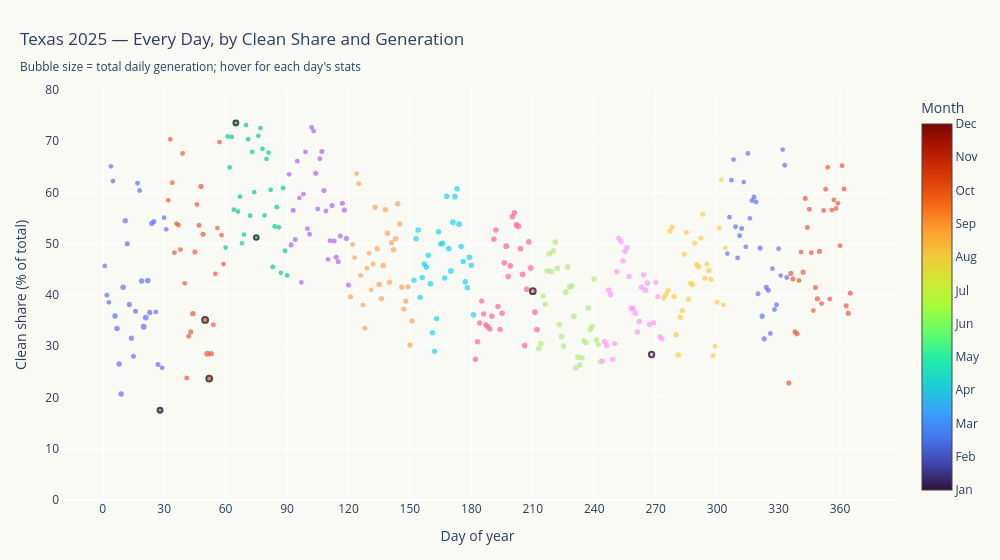

Notebook source saved alongside this figure:
### Markdown cell above
## 5. Interactive event browser — every day of 2025 as a point

Each day plotted by clean-share (y) vs day-of-year (x), sized by total generation, colored by month, hover to read the intensity.

### Code cell
daily_plot = daily.copy()
daily_plot['clean_share'] = (daily_plot[['nuclear','hydro','wind','solar']].sum(axis=1)
                             / daily_plot['total_gen']) * 100
daily_plot['doy'] = daily_plot.index.dayofyear
daily_plot['month'] = daily_plot.index.month
daily_plot['month_name'] = daily_plot.index.strftime('%b')

# Mark event days
event_dates = {pd.Timestamp(e['date']) for e in events if pd.Timestamp(e['date']).year == 2025}
daily_plot['is_event'] = daily_plot.index.isin(event_dates)

fig = go.Figure()

for month in range(1, 13):
    sub = daily_plot[daily_plot['month'] == month]
    fig.add_trace(go.Scatter(
        x=sub['doy'], y=sub['clean_share'],
        mode='markers',
        marker=dict(
            size=sub['total_gen'] / 1e5,
            sizemode='area',
            color=month, cmin=1, cmax=12, colorscale='Turbo',
            line=dict(width=sub['is_event'].map({True: 2, False: 0}),
                      color='#000'),
            showscale=(month == 1),
            colorbar=dict(title='Month', tickvals=list(range(1, 13)),
                          ticktext=['Jan','Feb','Mar','Apr','May','Jun',
                                    'Jul','Aug','Sep','Oct','Nov','Dec']) if month == 1 else None,
        ),
        name=['Jan','Feb','Mar','Apr','May','Jun','Jul','Aug','Sep','Oct','Nov','Dec'][month-1],
        text=[idx.strftime('%b %d, %a') for idx in sub.index],
        customdata=np.stack([
            sub['total_gen'].values / 1e3,
            sub['intensity'].values,
            sub['clean_share'].values,
        ], axis=-1),
        hovertemplate=(
            '<b>%{text}</b><br>' +
            'Clean share: %{customdata[2]:.1f}%<br>' +
            'Total gen:   %{customdata[0]:,.0f} GWh<br>' +
            'Intensity:   %{customdata[1]:.3f} tCO2/MWh<extra></extra>'
        ),
        showlegend=False,
    ))

fig.update_layout(
    title={
        'text': 'Texas 2025 — Every Day, by Clean Share and Generation<br>' +
                '<sub>Bubble size = total daily generation; hover for each day\'s stats</sub>',
        'x': 0.02, 'xanchor': 'left',
    },
    xaxis=dict(title='Day of year', dtick=30),
    yaxis=dict(title='Clean share (% of total)', range=[0, max(80, daily_plot['clean_share'].max()+5)]),
    plot_bgcolor='#FAFAF5', paper_bgcolor='#FAFAF5',
    height=560, width=1000,
    margin=dict(l=60, r=30, t=90, b=60),
)

fig.write_html(WEB / 'events.html', include_plotlyjs='cdn', full_html=True)
print(f'Saved {WEB / "events.html"}')
fig.show()

### Figure 1 — Plotly figure (JSON) as saved in the notebook; plotly's stock layout.template omitted (floating-point values rounded to 4 significant figures)
{"data": [{"customdata": [[1103.0, 0.294, 45.67], [1163.0, 0.3358, 39.97], [1122.0, 0.3479, 38.58], [1078.0, 0.202, 65.11], [1144.0, 0.2108, 62.24], [1467.0, 0.3447, 35.91], [1479.0, 0.3597, 33.48], [1500.0, 0.3955, 26.53], [1520.0, 0.4241, 20.68], [1536.0, 0.3205, 41.5], [1404.0, 0.2692, 54.5], [1264.0, 0.3021, 49.99], [1303.0, 0.3517, 38.16], [1336.0, 0.3797, 31.57], [1262.0, 0.395, 28.07], [1248.0, 0.3593, 36.82], [1226.0, 0.2418, 61.81], [1190.0, 0.2269, 60.4], [1498.0, 0.3127, 42.71], [1697.0, 0.36, 33.8], [1673.0, 0.347, 35.59], [1564.0, 0.3004, 42.84], [1421.0, 0.3343, 36.58], [1397.0, 0.2577, 53.96], [1282.0, 0.2676, 54.36], [1175.0, 0.3427, 36.7], [1270.0, 0.386, 26.45], [1212.0, 0.4333, 17.5], [1156.0, 0.3964, 25.8], [1124.0, 0.2524, 55.08], [1132.0, 0.2626, 52.81]], "hovertemplate": "<b>%{text}</b><br>Clean share: %{customdata[2]:.1f}%<br>Total gen:   %{customdata[0]:,.0f} GWh<br>Intensity:   %{customdata[1]:.3f} tCO2/MWh<extra></extra>", "marker": {"cmax": 12, "cmin": 1, "color": 1, "colorbar": {"ticktext": ["Jan", "Feb", "Mar", "Apr", "May", "Jun", "Jul", "Aug", "Sep", "Oct", "Nov", "Dec"], "tickvals": [1, 2, 3, 4, 5, 6, 7, 8, 9, 10, 11, 12], "title": {"text": "Month"}}, "colorscale": [[0, "#30123b"], [0.07143, "#4145ab"], [0.1429, "#4675ed"], [0.2143, "#39a2fc"], [0.2857, "#1bcfd4"], [0.3571, "#24eca6"], [0.4286, "#61fc6c"], [0.5, "#a4fc3b"], [0.5714, "#d1e834"], [0.6429, "#f3c63a"], [0.7143, "#fe9b2d"], [0.7857, "#f36315"], [0.8571, "#d93806"], [0.9286, "#b11901"], [1, "#7a0402"]], "line": {"color": "#000", "width": [0, 0, 0, 0, 0, 0, 0, 0, 0, 0, 0, 0, 0, 0, 0, 0, 0, 0, 0, 0, 0, 0, 0, 0, 0, 0, 0, 2, 0, 0, 0]}, "showscale": true, "size": [11.03, 11.63, 11.22, 10.78, 11.44, 14.67, 14.79, 15.0, 15.2, 15.36, 14.04, 12.64, 13.03, 13.36, 12.62, 12.48, 12.26, 11.9, 14.98, 16.97, 16.73, 15.64, 14.21, 13.97, 12.82, 11.75, 12.7, 12.12, 11.56, 11.24, 11.32], "sizemode": "area"}, "mode": "markers", "name": "Jan", "showlegend": false, "text": ["Jan 01, Wed", "Jan 02, Thu", "Jan 03, Fri", "Jan 04, Sat", "Jan 05, Sun", "Jan 06, Mon", "Jan 07, Tue", "Jan 08, Wed", "Jan 09, Thu", "Jan 10, Fri", "Jan 11, Sat", "Jan 12, Sun", "Jan 13, Mon", "Jan 14, Tue", "Jan 15, Wed", "Jan 16, Thu", "Jan 17, Fri", "Jan 18, Sat", "Jan 19, Sun", "Jan 20, Mon", "Jan 21, Tue", "Jan 22, Wed", "Jan 23, Thu", "Jan 24, Fri", "Jan 25, Sat", "Jan 26, Sun", "Jan 27, Mon", "Jan 28, Tue", "Jan 29, Wed", "Jan 30, Thu", "Jan 31, Fri"], "type": "scatter", "x": [1, 2, 3, 4, 5, 6, 7, 8, 9, 10, 11, 12, 13, 14, 15, 16, 17, 18, 19, 20, 21, 22, 23, 24, 25, 26, 27, 28, 29, 30, 31], "y": [45.67, 39.97, 38.58, 65.11, 62.24, 35.91, 33.48, 26.53, 20.68, 41.5, 54.5, 49.99, 38.16, 31.57, 28.07, 36.82, 61.81, 60.4, 42.71, 33.8, 35.59, 42.84, 36.58, 53.96, 54.36, 36.7, 26.45, 17.5, 25.8, 55.08, 52.81]}, {"customdata": [[1120.0, 0.2267, 58.47], [1084.0, 0.1754, 70.38], [1129.0, 0.2166, 61.92], [1138.0, 0.2938, 48.29], [1156.0, 0.2644, 53.94], [1158.0, 0.2505, 53.64], [1167.0, 0.2709, 48.85], [1166.0, 0.1834, 67.62], [1135.0, 0.3045, 42.28], [1205.0, 0.4015, 23.8], [1238.0, 0.361, 31.96], [1267.0, 0.3506, 32.83], [1407.0, 0.3317, 36.35], [1319.0, 0.2801, 48.38], [1154.0, 0.2559, 57.66], [1251.0, 0.2617, 53.61], [1301.0, 0.2201, 61.19], [1292.0, 0.2747, 51.87], [1750.0, 0.3524, 35.14], [1725.0, 0.3827, 28.55], [1644.0, 0.4006, 23.69], [1459.0, 0.3715, 28.54], [1231.0, 0.3424, 34.17], [1182.0, 0.2957, 44.13], [1123.0, 0.2496, 53.06], [1119.0, 0.1771, 69.84], [1093.0, 0.2645, 51.67], [1115.0, 0.2954, 46.04]], "hovertemplate": "<b>%{text}</b><br>Clean share: %{customdata[2]:.1f}%<br>Total gen:   %{customdata[0]:,.0f} GWh<br>Intensity:   %{customdata[1]:.3f} tCO2/MWh<extra></extra>", "marker": {"cmax": 12, "cmin": 1, "color": 2, "colorscale": [[0, "#30123b"], [0.07143, "#4145ab"], [0.1429, "#4675ed"], [0.2143, "#39a2fc"], [0.2857, "#1bcfd4"], [0.3571, "#24eca6"], [0.4286, "#61fc6c"], [0.5, "#a4fc3b"], [0.5714, "#d1e834"], [0.6429, "#f3c63a"], [0.7143, "#fe9b2d"], [0.7857, "#f36315"], [0.8571, "#d93806"], [0.9286, "#b11901"], [1, "#7a0402"]], "line": {"color": "#000", "width": [0, 0, 0, 0, 0, 0, 0, 0, 0, 0, 0, 0, 0, 0, 0, 0, 0, 0, 2, 0, 2, 0, 0, 0, 0, 0, 0, 0]}, "showscale": false, "size": [11.2, 10.84, 11.29, 11.38, 11.56, 11.58, 11.67, 11.66, 11.35, 12.05, 12.38, 12.67, 14.07, 13.19, 11.54, 12.51, 13.01, 12.92, 17.5, 17.25, 16.44, 14.59, 12.31, 11.82, 11.23, 11.19, 10.93, 11.15], "sizemode": "area"}, "mode": "markers", "name": "Feb", "showlegend": false, "text": ["Feb 01, Sat", "Feb 02, Sun", "Feb 03, Mon", "Feb 04, Tue", "Feb 05, Wed", "Feb 06, Thu", "Feb 07, Fri", "Feb 08, Sat", "Feb 09, Sun", "Feb 10, Mon", "Feb 11, Tue", "Feb 12, Wed", "Feb 13, Thu", "Feb 14, Fri", "Feb 15, Sat", "Feb 16, Sun", "Feb 17, Mon", "Feb 18, Tue", "Feb 19, Wed", "Feb 20, Thu", "Feb 21, Fri", "Feb 22, Sat", "Feb 23, Sun", "Feb 24, Mon", "Feb 25, Tue", "Feb 26, Wed", "Feb 27, Thu", "Feb 28, Fri"], "type": "scatter", "x": [32, 33, 34, 35, 36, 37, 38, 39, 40, 41, 42, 43, 44, 45, 46, 47, 48, 49, 50, 51, 52, 53, 54, 55, 56, 57, 58, 59], "y": [58.47, 70.38, 61.92, 48.29, 53.94, 53.64, 48.85, 67.62, 42.28, 23.8, 31.96, 32.83, 36.35, 48.38, 57.66, 53.61, 61.19, 51.87, 35.14, 28.55, 23.69, 28.54, 34.17, 44.13, 53.06, 69.84, 51.67, 46.04]}, {"customdata": [[1078.0, 0.2718, 49.26], [1065.0, 0.1687, 70.95], [1147.0, 0.1944, 64.9], [1109.0, 0.1595, 70.84], [1103.0, 0.2221, 56.65], [1144.0, 0.1484, 73.58], [1133.0, 0.2441, 56.28], [1138.0, 0.2297, 59.19], [1065.0, 0.2775, 50.09], [1143.0, 0.2652, 51.79], [1125.0, 0.1649, 73.15], [1152.0, 0.1823, 70.39], [1177.0, 0.2583, 55.48], [1198.0, 0.1982, 67.9], [1081.0, 0.2374, 60.07], [1048.0, 0.2754, 51.22], [1132.0, 0.1773, 71.05], [1153.0, 0.176, 72.57], [1125.0, 0.1917, 68.52], [1087.0, 0.2511, 55.55], [1115.0, 0.2002, 66.55], [1110.0, 0.1937, 67.79], [1153.0, 0.238, 60.53], [1175.0, 0.3023, 45.46], [1231.0, 0.2632, 53.35], [1197.0, 0.2487, 57.14], [1128.0, 0.2715, 53.2], [1129.0, 0.3162, 44.32], [1188.0, 0.2337, 60.88], [1191.0, 0.2957, 48.62], [1205.0, 0.3131, 43.83]], "hovertemplate": "<b>%{text}</b><br>Clean share: %{customdata[2]:.1f}%<br>Total gen:   %{customdata[0]:,.0f} GWh<br>Intensity:   %{customdata[1]:.3f} tCO2/MWh<extra></extra>", "marker": {"cmax": 12, "cmin": 1, "color": 3, "colorscale": [[0, "#30123b"], [0.07143, "#4145ab"], [0.1429, "#4675ed"], [0.2143, "#39a2fc"], [0.2857, "#1bcfd4"], [0.3571, "#24eca6"], [0.4286, "#61fc6c"], [0.5, "#a4fc3b"], [0.5714, "#d1e834"], [0.6429, "#f3c63a"], [0.7143, "#fe9b2d"], [0.7857, "#f36315"], [0.8571, "#d93806"], [0.9286, "#b11901"], [1, "#7a0402"]], "line": {"color": "#000", "width": [0, 0, 0, 0, 0, 2, 0, 0, 0, 0, 0, 0, 0, 0, 0, 2, 0, 0, 0, 0, 0, 0, 0, 0, 0, 0, 0, 0, 0, 0, 0]}, "showscale": false, "size": [10.78, 10.65, 11.47, 11.09, 11.03, 11.44, 11.33, 11.38, 10.65, 11.43, 11.25, 11.52, 11.77, 11.98, 10.81, 10.48, 11.32, 11.53, 11.25, 10.87, 11.15, 11.1, 11.53, 11.75, 12.31, 11.97, 11.28, 11.29, 11.88, 11.91, 12.05], "sizemode": "area"}, "mode": "markers", "name": "Mar", "showlegend": false, "text": ["Mar 01, Sat", "Mar 02, Sun", "Mar 03, Mon", "Mar 04, Tue", "Mar 05, Wed", "Mar 06, Thu", "Mar 07, Fri", "Mar 08, Sat", "Mar 09, Sun", "Mar 10, Mon", "Mar 11, Tue", "Mar 12, Wed", "Mar 13, Thu", "Mar 14, Fri", "Mar 15, Sat", "Mar 16, Sun", "Mar 17, Mon", "Mar 18, Tue", "Mar 19, Wed", "Mar 20, Thu", "Mar 21, Fri", "Mar 22, Sat", "Mar 23, Sun", "Mar 24, Mon", "Mar 25, Tue", "Mar 26, Wed", "Mar 27, Thu", "Mar 28, Fri", "Mar 29, Sat", "Mar 30, Sun", "Mar 31, Mon"], "type": "scatter", "x": [60, 61, 62, 63, 64, 65, 66, 67, 68, 69, 70, 71, 72, 73, 74, 75, 76, 77, 78, 79, 80, 81, 82, 83, 84, 85, 86, 87, 88, 89, 90], "y": [49.26, 70.95, 64.9, 70.84, 56.65, 73.58, 56.28, 59.19, 50.09, 51.79, 73.15, 70.39, 55.48, 67.9, 60.07, 51.22, 71.05, 72.57, 68.52, 55.55, 66.55, 67.79, 60.53, 45.46, 53.35, 57.14, 53.2, 44.32, 60.88, 48.62, 43.83]}, {"customdata": [[1215.0, 0.2141, 63.54], [1268.0, 0.2692, 49.78], [1272.0, 0.2275, 56.56], [1254.0, 0.2675, 50.83], [1157.0, 0.2006, 66.11], [1117.0, 0.2315, 58.93], [1128.0, 0.3158, 42.45], [1129.0, 0.2301, 59.68], [1148.0, 0.1965, 67.92], [1199.0, 0.2709, 52.94], [1212.0, 0.2851, 51.87], [1181.0, 0.1704, 72.74], [1235.0, 0.1723, 71.98], [1290.0, 0.2179, 63.75], [1198.0, 0.2451, 56.79], [1234.0, 0.1947, 66.58], [1283.0, 0.1892, 68.01], [1294.0, 0.2156, 60.39], [1217.0, 0.2351, 56.38], [1177.0, 0.2875, 46.94], [1218.0, 0.2652, 50.58], [1293.0, 0.2339, 57.45], [1261.0, 0.2681, 50.54], [1253.0, 0.282, 47.37], [1266.0, 0.2804, 46.5], [1254.0, 0.2503, 51.5], [1281.0, 0.2304, 57.89], [1331.0, 0.2354, 56.58], [1320.0, 0.2591, 51.04], [1282.0, 0.3062, 41.97]], "hovertemplate": "<b>%{text}</b><br>Clean share: %{customdata[2]:.1f}%<br>Total gen:   %{customdata[0]:,.0f} GWh<br>Intensity:   %{customdata[1]:.3f} tCO2/MWh<extra></extra>", "marker": {"cmax": 12, "cmin": 1, "color": 4, "colorscale": [[0, "#30123b"], [0.07143, "#4145ab"], [0.1429, "#4675ed"], [0.2143, "#39a2fc"], [0.2857, "#1bcfd4"], [0.3571, "#24eca6"], [0.4286, "#61fc6c"], [0.5, "#a4fc3b"], [0.5714, "#d1e834"], [0.6429, "#f3c63a"], [0.7143, "#fe9b2d"], [0.7857, "#f36315"], [0.8571, "#d93806"], [0.9286, "#b11901"], [1, "#7a0402"]], "line": {"color": "#000", "width": [0, 0, 0, 0, 0, 0, 0, 0, 0, 0, 0, 0, 0, 0, 0, 0, 0, 0, 0, 0, 0, 0, 0, 0, 0, 0, 0, 0, 0, 0]}, "showscale": false, "size": [12.15, 12.68, 12.72, 12.54, 11.57, 11.17, 11.28, 11.29, 11.48, 11.99, 12.12, 11.81, 12.35, 12.9, 11.98, 12.34, 12.83, 12.94, 12.17, 11.77, 12.18, 12.93, 12.61, 12.53, 12.66, 12.54, 12.81, 13.31, 13.2, 12.82], "sizemode": "area"}, "mode": "markers", "name": "Apr", "showlegend": false, "text": ["Apr 01, Tue", "Apr 02, Wed", "Apr 03, Thu", "Apr 04, Fri", "Apr 05, Sat", "Apr 06, Sun", "Apr 07, Mon", "Apr 08, Tue", "Apr 09, Wed", "Apr 10, Thu", "Apr 11, Fri", "Apr 12, Sat", "Apr 13, Sun", "Apr 14, Mon", "Apr 15, Tue", "Apr 16, Wed", "Apr 17, Thu", "Apr 18, Fri", "Apr 19, Sat", "Apr 20, Sun", "Apr 21, Mon", "Apr 22, Tue", "Apr 23, Wed", "Apr 24, Thu", "Apr 25, Fri", "Apr 26, Sat", "Apr 27, Sun", "Apr 28, Mon", "Apr 29, Tue", "Apr 30, Wed"], "type": "scatter", "x": [91, 92, 93, 94, 95, 96, 97, 98, 99, 100, 101, 102, 103, 104, 105, 106, 107, 108, 109, 110, 111, 112, 113, 114, 115, 116, 117, 118, 119, 120], "y": [63.54, 49.78, 56.56, 50.83, 66.11, 58.93, 42.45, 59.68, 67.92, 52.94, 51.87, 72.74, 71.98, 63.75, 56.79, 66.58, 68.01, 60.39, 56.38, 46.94, 50.58, 57.45, 50.54, 47.37, 46.5, 51.5, 57.89, 56.58, 51.04, 41.97]}, {"customdata": [[1292.0, 0.3163, 39.66], [1209.0, 0.2597, 49.84], [1125.0, 0.278, 47.3], [1129.0, 0.2015, 63.7], [1166.0, 0.2104, 61.71], [1194.0, 0.2996, 43.83], [1238.0, 0.3235, 38.03], [1235.0, 0.3537, 33.52], [1206.0, 0.2903, 45.23], [1165.0, 0.2816, 48.15], [1125.0, 0.3122, 41.01], [1259.0, 0.2853, 46.03], [1408.0, 0.232, 57.12], [1499.0, 0.2732, 49.01], [1482.0, 0.3045, 42.04], [1488.0, 0.3159, 39.28], [1470.0, 0.2858, 45.78], [1432.0, 0.2352, 56.65], [1483.0, 0.2506, 52.05], [1454.0, 0.2955, 42.5], [1405.0, 0.2567, 50.21], [1499.0, 0.2621, 48.84], [1532.0, 0.2506, 50.98], [1537.0, 0.218, 57.79], [1529.0, 0.2351, 53.83], [1362.0, 0.2994, 41.52], [1364.0, 0.3151, 37.27], [1328.0, 0.3036, 38.8], [1405.0, 0.2881, 41.59], [1334.0, 0.3501, 30.23], [1355.0, 0.3241, 34.94]], "hovertemplate": "<b>%{text}</b><br>Clean share: %{customdata[2]:.1f}%<br>Total gen:   %{customdata[0]:,.0f} GWh<br>Intensity:   %{customdata[1]:.3f} tCO2/MWh<extra></extra>", "marker": {"cmax": 12, "cmin": 1, "color": 5, "colorscale": [[0, "#30123b"], [0.07143, "#4145ab"], [0.1429, "#4675ed"], [0.2143, "#39a2fc"], [0.2857, "#1bcfd4"], [0.3571, "#24eca6"], [0.4286, "#61fc6c"], [0.5, "#a4fc3b"], [0.5714, "#d1e834"], [0.6429, "#f3c63a"], [0.7143, "#fe9b2d"], [0.7857, "#f36315"], [0.8571, "#d93806"], [0.9286, "#b11901"], [1, "#7a0402"]], "line": {"color": "#000", "width": [0, 0, 0, 0, 0, 0, 0, 0, 0, 0, 0, 0, 0, 0, 0, 0, 0, 0, 0, 0, 0, 0, 0, 0, 0, 0, 0, 0, 0, 0, 0]}, "showscale": false, "size": [12.92, 12.09, 11.25, 11.29, 11.66, 11.94, 12.38, 12.35, 12.06, 11.65, 11.25, 12.59, 14.08, 14.99, 14.82, 14.88, 14.7, 14.32, 14.83, 14.54, 14.05, 14.99, 15.32, 15.37, 15.29, 13.62, 13.64, 13.28, 14.05, 13.34, 13.55], "sizemode": "area"}, "mode": "markers", "name": "May", "showlegend": false, "text": ["May 01, Thu", "May 02, Fri", "May 03, Sat", "May 04, Sun", "May 05, Mon", "May 06, Tue", "May 07, Wed", "May 08, Thu", "May 09, Fri", "May 10, Sat", "May 11, Sun", "May 12, Mon", "May 13, Tue", "May 14, Wed", "May 15, Thu", "May 16, Fri", "May 17, Sat", "May 18, Sun", "May 19, Mon", "May 20, Tue", "May 21, Wed", "May 22, Thu", "May 23, Fri", "May 24, Sat", "May 25, Sun", "May 26, Mon", "May 27, Tue", "May 28, Wed", "May 29, Thu", "May 30, Fri", "May 31, Sat"], "type": "scatter", "x": [121, 122, 123, 124, 125, 126, 127, 128, 129, 130, 131, 132, 133, 134, 135, 136, 137, 138, 139, 140, 141, 142, 143, 144, 145, 146, 147, 148, 149, 150, 151], "y": [39.66, 49.84, 47.3, 63.7, 61.71, 43.83, 38.03, 33.52, 45.23, 48.15, 41.01, 46.03, 57.12, 49.01, 42.04, 39.28, 45.78, 56.65, 52.05, 42.5, 50.21, 48.84, 50.98, 57.79, 53.83, 41.52, 37.27, 38.8, 41.59, 30.23, 34.94]}, {"customdata": [[1411.0, 0.2907, 42.89], [1523.0, 0.2569, 50.95], [1518.0, 0.2516, 52.7], [1445.0, 0.3164, 39.54], [1508.0, 0.3017, 43.4], [1577.0, 0.2837, 46.06], [1553.0, 0.2849, 45.45], [1557.0, 0.2737, 47.74], [1518.0, 0.306, 42.19], [1462.0, 0.3599, 32.66], [1366.0, 0.3749, 29.02], [1345.0, 0.334, 35.39], [1485.0, 0.2421, 52.35], [1511.0, 0.2543, 49.96], [1421.0, 0.2536, 50.1], [1495.0, 0.2914, 43.34], [1576.0, 0.2198, 59.27], [1597.0, 0.2734, 49.04], [1612.0, 0.2952, 44.7], [1626.0, 0.2509, 54.21], [1569.0, 0.2196, 59.19], [1550.0, 0.2098, 60.74], [1598.0, 0.2513, 53.82], [1577.0, 0.272, 49.46], [1516.0, 0.2843, 46.54], [1529.0, 0.3054, 42.56], [1553.0, 0.3159, 41.43], [1566.0, 0.2865, 47.37], [1528.0, 0.2944, 45.8], [1536.0, 0.3439, 36.12]], "hovertemplate": "<b>%{text}</b><br>Clean share: %{customdata[2]:.1f}%<br>Total gen:   %{customdata[0]:,.0f} GWh<br>Intensity:   %{customdata[1]:.3f} tCO2/MWh<extra></extra>", "marker": {"cmax": 12, "cmin": 1, "color": 6, "colorscale": [[0, "#30123b"], [0.07143, "#4145ab"], [0.1429, "#4675ed"], [0.2143, "#39a2fc"], [0.2857, "#1bcfd4"], [0.3571, "#24eca6"], [0.4286, "#61fc6c"], [0.5, "#a4fc3b"], [0.5714, "#d1e834"], [0.6429, "#f3c63a"], [0.7143, "#fe9b2d"], [0.7857, "#f36315"], [0.8571, "#d93806"], [0.9286, "#b11901"], [1, "#7a0402"]], "line": {"color": "#000", "width": [0, 0, 0, 0, 0, 0, 0, 0, 0, 0, 0, 0, 0, 0, 0, 0, 0, 0, 0, 0, 0, 0, 0, 0, 0, 0, 0, 0, 0, 0]}, "showscale": false, "size": [14.11, 15.23, 15.18, 14.45, 15.08, 15.77, 15.53, 15.57, 15.18, 14.62, 13.66, 13.45, 14.85, 15.11, 14.21, 14.95, 15.76, 15.97, 16.12, 16.26, 15.69, 15.5, 15.98, 15.77, 15.16, 15.29, 15.53, 15.66, 15.28, 15.36], "sizemode": "area"}, "mode": "markers", "name": "Jun", "showlegend": false, "text": ["Jun 01, Sun", "Jun 02, Mon", "Jun 03, Tue", "Jun 04, Wed", "Jun 05, Thu", "Jun 06, Fri", "Jun 07, Sat", "Jun 08, Sun", "Jun 09, Mon", "Jun 10, Tue", "Jun 11, Wed", "Jun 12, Thu", "Jun 13, Fri", "Jun 14, Sat", "Jun 15, Sun", "Jun 16, Mon", "Jun 17, Tue", "Jun 18, Wed", "Jun 19, Thu", "Jun 20, Fri", "Jun 21, Sat", "Jun 22, Sun", "Jun 23, Mon", "Jun 24, Tue", "Jun 25, Wed", "Jun 26, Thu", "Jun 27, Fri", "Jun 28, Sat", "Jun 29, Sun", "Jun 30, Mon"], "type": "scatter", "x": [152, 153, 154, 155, 156, 157, 158, 159, 160, 161, 162, 163, 164, 165, 166, 167, 168, 169, 170, 171, 172, 173, 174, 175, 176, 177, 178, 179, 180, 181], "y": [42.89, 50.95, 52.7, 39.54, 43.4, 46.06, 45.45, 47.74, 42.19, 32.66, 29.02, 35.39, 52.35, 49.96, 50.1, 43.34, 59.27, 49.04, 44.7, 54.21, 59.19, 60.74, 53.82, 49.46, 46.54, 42.56, 41.43, 47.37, 45.8, 36.12]}, {"customdata": [[1499.0, 0.3847, 27.48], [1529.0, 0.3656, 30.87], [1449.0, 0.3463, 34.53], [1402.0, 0.3202, 38.82], [1391.0, 0.3363, 36.3], [1424.0, 0.3488, 34.21], [1519.0, 0.348, 33.85], [1513.0, 0.3472, 33.37], [1483.0, 0.3318, 35.86], [1543.0, 0.26, 50.87], [1562.0, 0.2495, 52.69], [1516.0, 0.3191, 37.73], [1444.0, 0.3377, 33.29], [1519.0, 0.3306, 36.44], [1590.0, 0.2855, 46.28], [1608.0, 0.2721, 49.53], [1593.0, 0.3058, 43.59], [1587.0, 0.2946, 45.69], [1591.0, 0.246, 55.26], [1592.0, 0.2425, 56.03], [1644.0, 0.2557, 53.67], [1650.0, 0.2545, 53.41], [1662.0, 0.2766, 49.04], [1678.0, 0.2976, 44.04], [1602.0, 0.3711, 30.13], [1564.0, 0.301, 41.14], [1569.0, 0.2495, 50.36], [1658.0, 0.2802, 45.27], [1662.0, 0.3003, 40.76], [1637.0, 0.3207, 36.65], [1664.0, 0.3423, 33.26]], "hovertemplate": "<b>%{text}</b><br>Clean share: %{customdata[2]:.1f}%<br>Total gen:   %{customdata[0]:,.0f} GWh<br>Intensity:   %{customdata[1]:.3f} tCO2/MWh<extra></extra>", "marker": {"cmax": 12, "cmin": 1, "color": 7, "colorscale": [[0, "#30123b"], [0.07143, "#4145ab"], [0.1429, "#4675ed"], [0.2143, "#39a2fc"], [0.2857, "#1bcfd4"], [0.3571, "#24eca6"], [0.4286, "#61fc6c"], [0.5, "#a4fc3b"], [0.5714, "#d1e834"], [0.6429, "#f3c63a"], [0.7143, "#fe9b2d"], [0.7857, "#f36315"], [0.8571, "#d93806"], [0.9286, "#b11901"], [1, "#7a0402"]], "line": {"color": "#000", "width": [0, 0, 0, 0, 0, 0, 0, 0, 0, 0, 0, 0, 0, 0, 0, 0, 0, 0, 0, 0, 0, 0, 0, 0, 0, 0, 0, 0, 2, 0, 0]}, "showscale": false, "size": [14.99, 15.29, 14.49, 14.02, 13.91, 14.24, 15.19, 15.13, 14.83, 15.43, 15.62, 15.16, 14.44, 15.19, 15.9, 16.08, 15.93, 15.87, 15.91, 15.92, 16.44, 16.5, 16.62, 16.78, 16.02, 15.64, 15.69, 16.58, 16.62, 16.37, 16.64], "sizemode": "area"}, "mode": "markers", "name": "Jul", "showlegend": false, "text": ["Jul 01, Tue", "Jul 02, Wed", "Jul 03, Thu", "Jul 04, Fri", "Jul 05, Sat", "Jul 06, Sun", "Jul 07, Mon", "Jul 08, Tue", "Jul 09, Wed", "Jul 10, Thu", "Jul 11, Fri", "Jul 12, Sat", "Jul 13, Sun", "Jul 14, Mon", "Jul 15, Tue", "Jul 16, Wed", "Jul 17, Thu", "Jul 18, Fri", "Jul 19, Sat", "Jul 20, Sun", "Jul 21, Mon", "Jul 22, Tue", "Jul 23, Wed", "Jul 24, Thu", "Jul 25, Fri", "Jul 26, Sat", "Jul 27, Sun", "Jul 28, Mon", "Jul 29, Tue", "Jul 30, Wed", "Jul 31, Thu"], "type": "scatter", "x": [182, 183, 184, 185, 186, 187, 188, 189, 190, 191, 192, 193, 194, 195, 196, 197, 198, 199, 200, 201, 202, 203, 204, 205, 206, 207, 208, 209, 210, 211, 212], "y": [27.48, 30.87, 34.53, 38.82, 36.3, 34.21, 33.85, 33.37, 35.86, 50.87, 52.69, 37.73, 33.29, 36.44, 46.28, 49.53, 43.59, 45.69, 55.26, 56.03, 53.67, 53.41, 49.04, 44.04, 30.13, 41.14, 50.36, 45.27, 40.76, 36.65, 33.26]}, {"customdata": [[1647.0, 0.3612, 29.58], [1553.0, 0.361, 30.55], [1550.0, 0.3126, 39.82], [1546.0, 0.3166, 38.19], [1603.0, 0.2819, 44.7], [1647.0, 0.2658, 48.03], [1677.0, 0.2881, 44.58], [1697.0, 0.2695, 48.59], [1666.0, 0.2616, 50.33], [1633.0, 0.2881, 45.22], [1664.0, 0.345, 34.23], [1638.0, 0.3552, 31.88], [1627.0, 0.3677, 30.03], [1696.0, 0.3125, 40.54], [1684.0, 0.2841, 45.47], [1630.0, 0.3039, 41.57], [1654.0, 0.3016, 41.8], [1706.0, 0.3406, 35.82], [1666.0, 0.3917, 25.82], [1602.0, 0.3786, 27.87], [1604.0, 0.3825, 26.33], [1563.0, 0.3742, 27.75], [1537.0, 0.3578, 31.0], [1576.0, 0.3602, 30.74], [1632.0, 0.3176, 37.45], [1578.0, 0.3435, 33.31], [1595.0, 0.3445, 33.85], [1664.0, 0.289, 43.11], [1579.0, 0.3572, 31.27], [1484.0, 0.3596, 30.33], [1411.0, 0.3744, 27.01]], "hovertemplate": "<b>%{text}</b><br>Clean share: %{customdata[2]:.1f}%<br>Total gen:   %{customdata[0]:,.0f} GWh<br>Intensity:   %{customdata[1]:.3f} tCO2/MWh<extra></extra>", "marker": {"cmax": 12, "cmin": 1, "color": 8, "colorscale": [[0, "#30123b"], [0.07143, "#4145ab"], [0.1429, "#4675ed"], [0.2143, "#39a2fc"], [0.2857, "#1bcfd4"], [0.3571, "#24eca6"], [0.4286, "#61fc6c"], [0.5, "#a4fc3b"], [0.5714, "#d1e834"], [0.6429, "#f3c63a"], [0.7143, "#fe9b2d"], [0.7857, "#f36315"], [0.8571, "#d93806"], [0.9286, "#b11901"], [1, "#7a0402"]], "line": {"color": "#000", "width": [0, 0, 0, 0, 0, 0, 0, 0, 0, 0, 0, 0, 0, 0, 0, 0, 0, 0, 0, 0, 0, 0, 0, 0, 0, 0, 0, 0, 0, 0, 0]}, "showscale": false, "size": [16.47, 15.53, 15.5, 15.46, 16.03, 16.47, 16.77, 16.97, 16.66, 16.33, 16.64, 16.38, 16.27, 16.96, 16.84, 16.3, 16.54, 17.06, 16.66, 16.02, 16.04, 15.63, 15.37, 15.76, 16.32, 15.78, 15.95, 16.64, 15.79, 14.84, 14.11], "sizemode": "area"}, "mode": "markers", "name": "Aug", "showlegend": false, "text": ["Aug 01, Fri", "Aug 02, Sat", "Aug 03, Sun", "Aug 04, Mon", "Aug 05, Tue", "Aug 06, Wed", "Aug 07, Thu", "Aug 08, Fri", "Aug 09, Sat", "Aug 10, Sun", "Aug 11, Mon", "Aug 12, Tue", "Aug 13, Wed", "Aug 14, Thu", "Aug 15, Fri", "Aug 16, Sat", "Aug 17, Sun", "Aug 18, Mon", "Aug 19, Tue", "Aug 20, Wed", "Aug 21, Thu", "Aug 22, Fri", "Aug 23, Sat", "Aug 24, Sun", "Aug 25, Mon", "Aug 26, Tue", "Aug 27, Wed", "Aug 28, Thu", "Aug 29, Fri", "Aug 30, Sat", "Aug 31, Sun"], "type": "scatter", "x": [213, 214, 215, 216, 217, 218, 219, 220, 221, 222, 223, 224, 225, 226, 227, 228, 229, 230, 231, 232, 233, 234, 235, 236, 237, 238, 239, 240, 241, 242, 243], "y": [29.58, 30.55, 39.82, 38.19, 44.7, 48.03, 44.58, 48.59, 50.33, 45.22, 34.23, 31.88, 30.03, 40.54, 45.47, 41.57, 41.8, 35.82, 25.82, 27.87, 26.33, 27.75, 31.0, 30.74, 37.45, 33.31, 33.85, 43.11, 31.27, 30.33, 27.01]}, {"customdata": [[1459.0, 0.3747, 27.08], [1541.0, 0.3552, 30.94], [1558.0, 0.3634, 30.11], [1574.0, 0.3038, 40.97], [1603.0, 0.3139, 40.08], [1412.0, 0.3813, 27.46], [1329.0, 0.3619, 30.53], [1381.0, 0.2857, 44.55], [1395.0, 0.2571, 51.11], [1457.0, 0.2676, 50.43], [1530.0, 0.2835, 46.62], [1557.0, 0.2703, 48.54], [1498.0, 0.2693, 49.26], [1482.0, 0.2983, 43.62], [1536.0, 0.3307, 37.37], [1522.0, 0.3284, 37.35], [1530.0, 0.333, 36.43], [1533.0, 0.3543, 32.76], [1535.0, 0.3415, 34.85], [1502.0, 0.3067, 41.51], [1511.0, 0.2962, 43.95], [1594.0, 0.3139, 40.95], [1630.0, 0.3066, 42.32], [1526.0, 0.3522, 34.23], [1442.0, 0.3816, 28.39], [1412.0, 0.3502, 34.59], [1364.0, 0.3, 42.42], [1341.0, 0.3155, 39.66], [1378.0, 0.358, 31.89], [1436.0, 0.3617, 31.46]], "hovertemplate": "<b>%{text}</b><br>Clean share: %{customdata[2]:.1f}%<br>Total gen:   %{customdata[0]:,.0f} GWh<br>Intensity:   %{customdata[1]:.3f} tCO2/MWh<extra></extra>", "marker": {"cmax": 12, "cmin": 1, "color": 9, "colorscale": [[0, "#30123b"], [0.07143, "#4145ab"], [0.1429, "#4675ed"], [0.2143, "#39a2fc"], [0.2857, "#1bcfd4"], [0.3571, "#24eca6"], [0.4286, "#61fc6c"], [0.5, "#a4fc3b"], [0.5714, "#d1e834"], [0.6429, "#f3c63a"], [0.7143, "#fe9b2d"], [0.7857, "#f36315"], [0.8571, "#d93806"], [0.9286, "#b11901"], [1, "#7a0402"]], "line": {"color": "#000", "width": [0, 0, 0, 0, 0, 0, 0, 0, 0, 0, 0, 0, 0, 0, 0, 0, 0, 0, 0, 0, 0, 0, 0, 0, 2, 0, 0, 0, 0, 0]}, "showscale": false, "size": [14.59, 15.41, 15.58, 15.74, 16.03, 14.12, 13.29, 13.81, 13.95, 14.57, 15.3, 15.57, 14.98, 14.82, 15.36, 15.22, 15.3, 15.33, 15.35, 15.02, 15.11, 15.94, 16.3, 15.26, 14.42, 14.12, 13.64, 13.41, 13.78, 14.36], "sizemode": "area"}, "mode": "markers", "name": "Sep", "showlegend": false, "text": ["Sep 01, Mon", "Sep 02, Tue", "Sep 03, Wed", "Sep 04, Thu", "Sep 05, Fri", "Sep 06, Sat", "Sep 07, Sun", "Sep 08, Mon", "Sep 09, Tue", "Sep 10, Wed", "Sep 11, Thu", "Sep 12, Fri", "Sep 13, Sat", "Sep 14, Sun", "Sep 15, Mon", "Sep 16, Tue", "Sep 17, Wed", "Sep 18, Thu", "Sep 19, Fri", "Sep 20, Sat", "Sep 21, Sun", "Sep 22, Mon", "Sep 23, Tue", "Sep 24, Wed", "Sep 25, Thu", "Sep 26, Fri", "Sep 27, Sat", "Sep 28, Sun", "Sep 29, Mon", "Sep 30, Tue"], "type": "scatter", "x": [244, 245, 246, 247, 248, 249, 250, 251, 252, 253, 254, 255, 256, 257, 258, 259, 260, 261, 262, 263, 264, 265, 266, 267, 268, 269, 270, 271, 272, 273], "y": [27.08, 30.94, 30.11, 40.97, 40.08, 27.46, 30.53, 44.55, 51.11, 50.43, 46.62, 48.54, 49.26, 43.62, 37.37, 37.35, 36.43, 32.76, 34.85, 41.51, 43.95, 40.95, 42.32, 34.23, 28.39, 34.59, 42.42, 39.66, 31.89, 31.46]}, {"customdata": [[1446.0, 0.3255, 39.41], [1463.0, 0.3255, 40.09], [1461.0, 0.3212, 40.92], [1387.0, 0.2693, 52.5], [1407.0, 0.2626, 53.25], [1477.0, 0.3282, 39.69], [1497.0, 0.3679, 32.25], [1480.0, 0.3891, 28.3], [1468.0, 0.3428, 35.66], [1392.0, 0.34, 36.96], [1325.0, 0.2879, 47.96], [1322.0, 0.2666, 52.23], [1390.0, 0.3281, 39.17], [1377.0, 0.3052, 42.27], [1361.0, 0.3042, 42.01], [1333.0, 0.2625, 50.15], [1400.0, 0.2871, 45.92], [1388.0, 0.289, 45.5], [1258.0, 0.2623, 51.11], [1343.0, 0.2418, 55.81], [1363.0, 0.3054, 43.29], [1264.0, 0.2936, 46.05], [1310.0, 0.2948, 44.8], [1314.0, 0.3034, 43.05], [1204.0, 0.3844, 28.21], [1204.0, 0.3797, 30.01], [1303.0, 0.3356, 38.57], [1298.0, 0.2609, 53.1], [1133.0, 0.2132, 62.52], [1126.0, 0.3333, 38.07], [1135.0, 0.2768, 49.21]], "hovertemplate": "<b>%{text}</b><br>Clean share: %{customdata[2]:.1f}%<br>Total gen:   %{customdata[0]:,.0f} GWh<br>Intensity:   %{customdata[1]:.3f} tCO2/MWh<extra></extra>", "marker": {"cmax": 12, "cmin": 1, "color": 10, "colorscale": [[0, "#30123b"], [0.07143, "#4145ab"], [0.1429, "#4675ed"], [0.2143, "#39a2fc"], [0.2857, "#1bcfd4"], [0.3571, "#24eca6"], [0.4286, "#61fc6c"], [0.5, "#a4fc3b"], [0.5714, "#d1e834"], [0.6429, "#f3c63a"], [0.7143, "#fe9b2d"], [0.7857, "#f36315"], [0.8571, "#d93806"], [0.9286, "#b11901"], [1, "#7a0402"]], "line": {"color": "#000", "width": [0, 0, 0, 0, 0, 0, 0, 0, 0, 0, 0, 0, 0, 0, 0, 0, 0, 0, 0, 0, 0, 0, 0, 0, 0, 0, 0, 0, 0, 0, 0]}, "showscale": false, "size": [14.46, 14.63, 14.61, 13.87, 14.07, 14.77, 14.97, 14.8, 14.68, 13.92, 13.25, 13.22, 13.9, 13.77, 13.61, 13.33, 14.0, 13.88, 12.58, 13.43, 13.63, 12.64, 13.1, 13.14, 12.04, 12.04, 13.03, 12.98, 11.33, 11.26, 11.35], "sizemode": "area"}, "mode": "markers", "name": "Oct", "showlegend": false, "text": ["Oct 01, Wed", "Oct 02, Thu", "Oct 03, Fri", "Oct 04, Sat", "Oct 05, Sun", "Oct 06, Mon", "Oct 07, Tue", "Oct 08, Wed", "Oct 09, Thu", "Oct 10, Fri", "Oct 11, Sat", "Oct 12, Sun", "Oct 13, Mon", "Oct 14, Tue", "Oct 15, Wed", "Oct 16, Thu", "Oct 17, Fri", "Oct 18, Sat", "Oct 19, Sun", "Oct 20, Mon", "Oct 21, Tue", "Oct 22, Wed", "Oct 23, Thu", "Oct 24, Fri", "Oct 25, Sat", "Oct 26, Sun", "Oct 27, Mon", "Oct 28, Tue", "Oct 29, Wed", "Oct 30, Thu", "Oct 31, Fri"], "type": "scatter", "x": [274, 275, 276, 277, 278, 279, 280, 281, 282, 283, 284, 285, 286, 287, 288, 289, 290, 291, 292, 293, 294, 295, 296, 297, 298, 299, 300, 301, 302, 303, 304], "y": [39.41, 40.09, 40.92, 52.5, 53.25, 39.69, 32.25, 28.3, 35.66, 36.96, 47.96, 52.23, 39.17, 42.27, 42.01, 50.15, 45.92, 45.5, 51.11, 55.81, 43.29, 46.05, 44.8, 43.05, 28.21, 30.01, 38.57, 53.1, 62.52, 38.07, 49.21]}, {"customdata": [[1085.0, 0.3002, 48.08], [1125.0, 0.2509, 55.18], [1151.0, 0.2111, 62.4], [1168.0, 0.1978, 66.42], [1212.0, 0.2717, 53.3], [1230.0, 0.3, 47.25], [1241.0, 0.2739, 51.56], [1207.0, 0.2658, 52.96], [1123.0, 0.2162, 62.05], [1186.0, 0.284, 49.4], [1209.0, 0.1896, 67.6], [1196.0, 0.2571, 54.95], [1231.0, 0.2374, 58.42], [1253.0, 0.231, 59.13], [1242.0, 0.2329, 58.14], [1239.0, 0.3154, 40.25], [1329.0, 0.2743, 49.16], [1334.0, 0.3442, 35.87], [1330.0, 0.3632, 31.45], [1295.0, 0.3152, 41.53], [1269.0, 0.3201, 40.92], [1171.0, 0.3644, 32.48], [1132.0, 0.3003, 45.13], [1207.0, 0.339, 37.18], [1213.0, 0.3329, 38.09], [1171.0, 0.2768, 49.03], [1125.0, 0.3086, 43.8], [1129.0, 0.1861, 68.38], [1141.0, 0.2094, 65.32], [1207.0, 0.2974, 43.42]], "hovertemplate": "<b>%{text}</b><br>Clean share: %{customdata[2]:.1f}%<br>Total gen:   %{customdata[0]:,.0f} GWh<br>Intensity:   %{customdata[1]:.3f} tCO2/MWh<extra></extra>", "marker": {"cmax": 12, "cmin": 1, "color": 11, "colorscale": [[0, "#30123b"], [0.07143, "#4145ab"], [0.1429, "#4675ed"], [0.2143, "#39a2fc"], [0.2857, "#1bcfd4"], [0.3571, "#24eca6"], [0.4286, "#61fc6c"], [0.5, "#a4fc3b"], [0.5714, "#d1e834"], [0.6429, "#f3c63a"], [0.7143, "#fe9b2d"], [0.7857, "#f36315"], [0.8571, "#d93806"], [0.9286, "#b11901"], [1, "#7a0402"]], "line": {"color": "#000", "width": [0, 0, 0, 0, 0, 0, 0, 0, 0, 0, 0, 0, 0, 0, 0, 0, 0, 0, 0, 0, 0, 0, 0, 0, 0, 0, 0, 0, 0, 0]}, "showscale": false, "size": [10.85, 11.25, 11.51, 11.68, 12.12, 12.3, 12.41, 12.07, 11.23, 11.86, 12.09, 11.96, 12.31, 12.53, 12.42, 12.39, 13.29, 13.34, 13.3, 12.95, 12.69, 11.71, 11.32, 12.07, 12.13, 11.71, 11.25, 11.29, 11.41, 12.07], "sizemode": "area"}, "mode": "markers", "name": "Nov", "showlegend": false, "text": ["Nov 01, Sat", "Nov 02, Sun", "Nov 03, Mon", "Nov 04, Tue", "Nov 05, Wed", "Nov 06, Thu", "Nov 07, Fri", "Nov 08, Sat", "Nov 09, Sun", "Nov 10, Mon", "Nov 11, Tue", "Nov 12, Wed", "Nov 13, Thu", "Nov 14, Fri", "Nov 15, Sat", "Nov 16, Sun", "Nov 17, Mon", "Nov 18, Tue", "Nov 19, Wed", "Nov 20, Thu", "Nov 21, Fri", "Nov 22, Sat", "Nov 23, Sun", "Nov 24, Mon", "Nov 25, Tue", "Nov 26, Wed", "Nov 27, Thu", "Nov 28, Fri", "Nov 29, Sat", "Nov 30, Sun"], "type": "scatter", "x": [305, 306, 307, 308, 309, 310, 311, 312, 313, 314, 315, 316, 317, 318, 319, 320, 321, 322, 323, 324, 325, 326, 327, 328, 329, 330, 331, 332, 333, 334], "y": [48.08, 55.18, 62.4, 66.42, 53.3, 47.25, 51.56, 52.96, 62.05, 49.4, 67.6, 54.95, 58.42, 59.13, 58.14, 40.25, 49.16, 35.87, 31.45, 41.53, 40.92, 32.48, 45.13, 37.18, 38.09, 49.03, 43.8, 68.38, 65.32, 43.42]}, {"customdata": [[1306.0, 0.3943, 22.82], [1333.0, 0.2992, 44.21], [1280.0, 0.3127, 43.12], [1294.0, 0.3598, 32.82], [1296.0, 0.3541, 32.42], [1206.0, 0.3099, 42.82], [1187.0, 0.295, 48.37], [1293.0, 0.2998, 44.46], [1285.0, 0.2225, 58.82], [1219.0, 0.246, 53.19], [1241.0, 0.2225, 56.72], [1211.0, 0.266, 48.23], [1172.0, 0.321, 36.96], [1265.0, 0.3133, 41.45], [1375.0, 0.3179, 39.27], [1281.0, 0.269, 48.51], [1171.0, 0.3203, 38.33], [1186.0, 0.2336, 56.48], [1231.0, 0.2188, 60.65], [1182.0, 0.2008, 64.91], [1152.0, 0.3364, 39.2], [1211.0, 0.249, 56.56], [1233.0, 0.2458, 58.53], [1202.0, 0.2421, 56.89], [1141.0, 0.2258, 57.88], [1197.0, 0.2694, 49.63], [1213.0, 0.1936, 65.23], [1190.0, 0.2222, 60.67], [1310.0, 0.3332, 37.89], [1320.0, 0.3329, 36.44], [1269.0, 0.3143, 40.35]], "hovertemplate": "<b>%{text}</b><br>Clean share: %{customdata[2]:.1f}%<br>Total gen:   %{customdata[0]:,.0f} GWh<br>Intensity:   %{customdata[1]:.3f} tCO2/MWh<extra></extra>", "marker": {"cmax": 12, "cmin": 1, "color": 12, "colorscale": [[0, "#30123b"], [0.07143, "#4145ab"], [0.1429, "#4675ed"], [0.2143, "#39a2fc"], [0.2857, "#1bcfd4"], [0.3571, "#24eca6"], [0.4286, "#61fc6c"], [0.5, "#a4fc3b"], [0.5714, "#d1e834"], [0.6429, "#f3c63a"], [0.7143, "#fe9b2d"], [0.7857, "#f36315"], [0.8571, "#d93806"], [0.9286, "#b11901"], [1, "#7a0402"]], "line": {"color": "#000", "width": [0, 0, 0, 0, 0, 0, 0, 0, 0, 0, 0, 0, 0, 0, 0, 0, 0, 0, 0, 0, 0, 0, 0, 0, 0, 0, 0, 0, 0, 0, 0]}, "showscale": false, "size": [13.06, 13.33, 12.8, 12.94, 12.96, 12.06, 11.87, 12.93, 12.85, 12.19, 12.41, 12.11, 11.72, 12.65, 13.75, 12.81, 11.71, 11.86, 12.31, 11.82, 11.52, 12.11, 12.33, 12.02, 11.41, 11.97, 12.13, 11.9, 13.1, 13.2, 12.69], "sizemode": "area"}, "mode": "markers", "name": "Dec", "showlegend": false, "text": ["Dec 01, Mon", "Dec 02, Tue", "Dec 03, Wed", "Dec 04, Thu", "Dec 05, Fri", "Dec 06, Sat", "Dec 07, Sun", "Dec 08, Mon", "Dec 09, Tue", "Dec 10, Wed", "Dec 11, Thu", "Dec 12, Fri", "Dec 13, Sat", "Dec 14, Sun", "Dec 15, Mon", "Dec 16, Tue", "Dec 17, Wed", "Dec 18, Thu", "Dec 19, Fri", "Dec 20, Sat", "Dec 21, Sun", "Dec 22, Mon", "Dec 23, Tue", "Dec 24, Wed", "Dec 25, Thu", "Dec 26, Fri", "Dec 27, Sat", "Dec 28, Sun", "Dec 29, Mon", "Dec 30, Tue", "Dec 31, Wed"], "type": "scatter", "x": [335, 336, 337, 338, 339, 340, 341, 342, 343, 344, 345, 346, 347, 348, 349, 350, 351, 352, 353, 354, 355, 356, 357, 358, 359, 360, 361, 362, 363, 364, 365], "y": [22.82, 44.21, 43.12, 32.82, 32.42, 42.82, 48.37, 44.46, 58.82, 53.19, 56.72, 48.23, 36.96, 41.45, 39.27, 48.51, 38.33, 56.48, 60.65, 64.91, 39.2, 56.56, 58.53, 56.89, 57.88, 49.63, 65.23, 60.67, 37.89, 36.44, 40.35]}], "layout": {"height": 560, "margin": {"b": 60, "l": 60, "r": 30, "t": 90}, "paper_bgcolor": "#FAFAF5", "plot_bgcolor": "#FAFAF5", "title": {"text": "Texas 2025 — Every Day, by Clean Share and Generation<br><sub>Bubble size = total daily generation; hover for each day's stats</sub>", "x": 0.02, "xanchor": "left"}, "width": 1000, "xaxis": {"dtick": 30, "title": {"text": "Day of year"}}, "yaxis": {"range": [0, 80], "title": {"text": "Clean share (% of total)"}}}}
